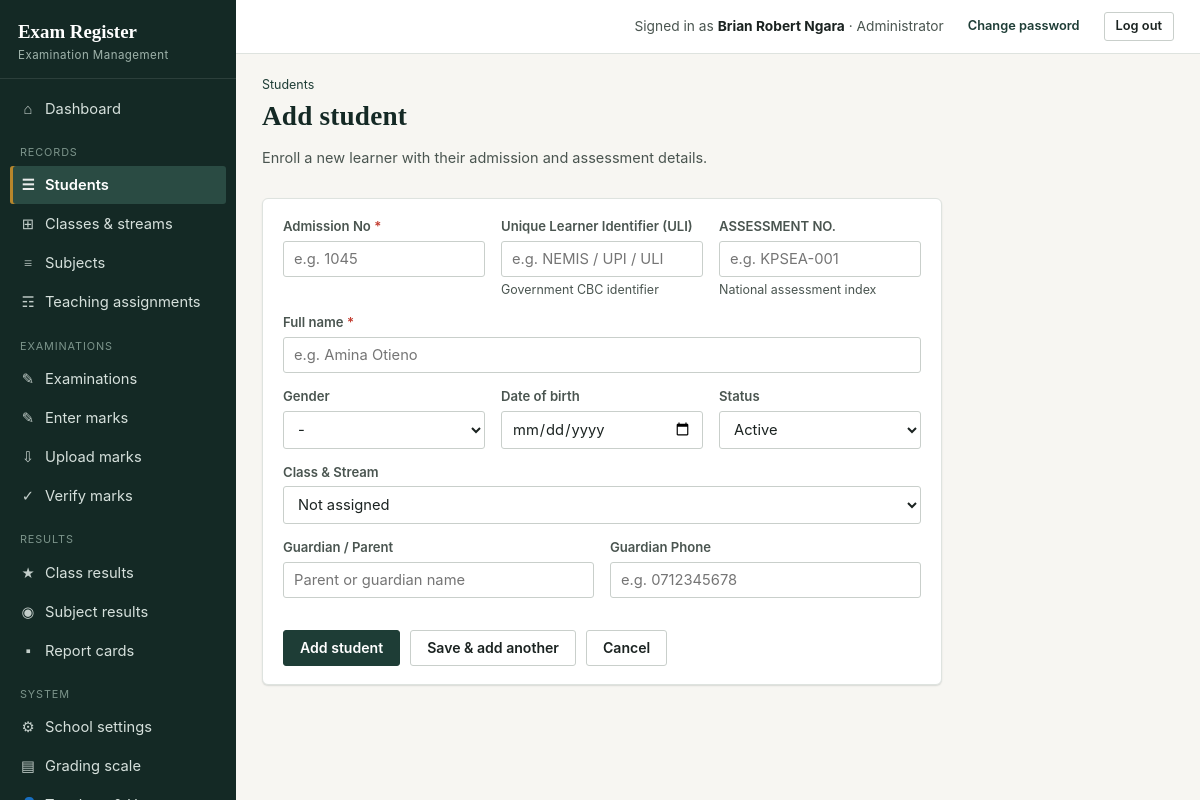
Page /students/new (signed in) on the committed database.
### tables this page shows
CREATE TABLE settings(key TEXT PRIMARY KEY, value TEXT NOT NULL DEFAULT '');

CREATE TABLE users(
    id INTEGER PRIMARY KEY AUTOINCREMENT,
    username TEXT NOT NULL UNIQUE COLLATE NOCASE,
    full_name TEXT NOT NULL,
    initials TEXT NOT NULL DEFAULT '',
    password_hash TEXT NOT NULL,
    role TEXT NOT NULL DEFAULT 'teacher',
    phone TEXT NOT NULL DEFAULT '',
    active INTEGER NOT NULL DEFAULT 1,
    must_change_password INTEGER NOT NULL DEFAULT 0,
    created_at TEXT NOT NULL DEFAULT CURRENT_TIMESTAMP
, tsc_no TEXT NOT NULL DEFAULT '');

### routes/academic.py (the view, shortened to what this page needs)
@bp.route("/students/new", methods=["GET", "POST"])
@bp.route("/students/<int:sid>/edit", methods=["GET", "POST"])
@perm_required("students.manage")
def student_form(sid=None):
    st = q1("SELECT * FROM students WHERE id=?", (sid,)) if sid else None
    if sid and not st:
        abort(404)
    default = st or {"status": "active", "class_id": request.args.get("class_id", type=int)}
    return render_template("student_form.html", st=default, sid=sid, classes=class_options())

### core.py (called while the page is built, shortened)
def connect():
    con = sqlite3.connect(DB_PATH, timeout=20)
    con.row_factory = sqlite3.Row
    con.execute("PRAGMA foreign_keys = ON")
    return con

def db():
    if "db" not in g:
        g.db = connect()
    return g.db

def q(sql, args=()):
    return db().execute(sql, args).fetchall()

def q1(sql, args=()):
    return db().execute(sql, args).fetchone()

def settings():
    if "settings" not in g:
        d = dict(DEFAULT_SETTINGS)
        for r in q("SELECT key,value FROM settings"):
            d[r["key"]] = r["value"]
        g.settings = d
    return g.settings

def csrf_token():
    if "csrf" not in session:
        session["csrf"] = secrets.token_hex(16)
    return session["csrf"]

def load_user():
    g.user = None
    uid = session.get("uid")
    if uid:
        u = q1("SELECT * FROM users WHERE id=? AND active=1", (uid,))
        if u:
            g.user = u
        else:
            session.pop("uid", None)

def has_perm(perm):
    u = g.get("user")
    if not u:
        return False
    if u["role"] == "admin":
        return True
    if "perms" not in g:
        g.perms = {r["perm"] for r in q(
            "SELECT perm FROM role_permissions WHERE role=?", (u["role"],))}
    return perm in g.perms

def is_admin():
    u = g.get("user")
    return bool(u and u["role"] == "admin")

def perm_required(*perms):
    def deco(f):
        @functools.wraps(f)
        def wrapper(*a, **k):
            if not g.user:
                return redirect(url_for("auth.login", next=request.full_path.rstrip("?")))
            if not any(has_perm(p) for p in perms):
                abort(403)
            return f(*a, **k)
        return wrapper
    return deco

def auto_backup_if_due():
    today = datetime.date.today().isoformat()
    if _last_auto_check["day"] == today:
        return

### routes/academic.py (called while the page is built)
def class_options():
    return q(f"SELECT c.id, {CLASS_LABEL} AS label FROM classes c ORDER BY c.name, c.stream")

### templates/student_form.html (shortened to what this page needs)
{% extends "base.html" %}
{% block content %}
<div class="page-head">
  <div>
    <div class="eyebrow"><a href="{{ url_for('academic.students') }}">Students</a></div>
    <h1>{{ 'Edit student' if sid else 'Add student' }}</h1>
    <p class="lede">{{ 'Update student profile details and government identifiers.' if sid else 'Enroll a new learner with their admission and assessment details.' }}</p>
  </div>
</div>
<div class="card" style="max-width:680px;">
  <form method="post">
    <div class="grid cols-3">
      <div class="field">
        <label>Admission No <span style="color:var(--red);">*</span></label>
        <input type="text" name="adm_no" value="{{ st.adm_no or '' }}" required placeholder="e.g. 1045">
      </div>
      <div class="field">
        <label>Unique Learner Identifier (ULI)</label>
        <input type="text" name="uli" value="{{ st.uli or '' }}" placeholder="e.g. NEMIS / UPI / ULI">
        <div class="hint">Government CBC identifier</div>
      </div>
      <div class="field">
        <label>ASSESSMENT NO.</label>
        <input type="text" name="assessment_no" value="{{ st.assessment_no or '' }}" placeholder="e.g. KPSEA-001">
        <div class="hint">National assessment index</div>
      </div>
    </div>
    <div class="field">
      <label>Full name <span style="color:var(--red);">*</span></label>
      <input type="text" name="full_name" value="{{ st.full_name or '' }}" required placeholder="e.g. Amina Otieno">
    </div>
    <div class="grid cols-3">
      <div class="field">
        <label>Gender</label>
        <select name="gender">
          <option value="">-</option>
        </select>
      </div>
      <div class="field">
        <label>Date of birth</label>
        <input type="date" name="dob" value="{{ st.dob or '' }}">
      </div>
      <div class="field">
        <label>Status</label>
        <select name="status">
          <option value="active" {{ 'selected' if st.status=='active' or not st.status }}>Active</option>
        </select>
      </div>
    </div>
    <div class="field">
      <label>Class &amp; Stream</label>
      <select name="class_id">
        <option value="">Not assigned</option>
      </select>
    </div>
    <div class="grid cols-2">
      <div class="field">
        <label>Guardian / Parent</label>
        <input type="text" name="guardian" value="{{ st.guardian or '' }}" placeholder="Parent or guardian name">
      </div>
      <div class="field">
        <label>Guardian Phone</label>
        <input type="tel" name="phone" value="{{ st.phone or '' }}" placeholder="e.g. 0712345678">
      </div>
    </div>
    <div class="form-actions">
      <button class="btn btn-primary">{{ 'Save changes' if sid else 'Add student' }}</button>
      {% if not sid %}<button class="btn" name="add_another" value="1">Save &amp; add another</button>{% endif %}
      <a href="{{ url_for('academic.students') }}" class="btn">Cancel</a>
    </div>
  </form>
</div>
{% endblock %}

### templates/base.html (shortened to what this page needs)
<!doctype html>
<html lang="en">
<head>
<link rel="stylesheet" href="{{ url_for('static', filename='style.css') }}">
</head>
<body>
{% if user %}
<div class="shell">
  <aside class="sidebar" id="sidebar">
    <div class="brand">
      <div class="mark">{{ school.school_name if school and school.school_name != 'Your School Name' else 'Exam Register' }}</div>
      <div class="sub">Examination Management</div>
    </div>
    <nav class="nav">
      <a href="{{ url_for('system.dashboard') }}" class="{{ 'active' if request.endpoint=='system.dashboard' }}"><span class="ic">&#8962;</span> Dashboard</a>
      <div class="group-label">Records</div>
      {% if has_perm('students.view') or has_perm('students.manage') %}
      <a href="{{ url_for('academic.students') }}" class="{{ 'active' if request.endpoint and request.endpoint.startswith('academic.student') }}"><span class="ic">&#9776;</span> Students</a>
      {% endif %}
      {% if has_perm('classes.manage') %}
      <a href="{{ url_for('academic.classes') }}" class="{{ 'active' if request.endpoint=='academic.classes' }}"><span class="ic">&#8862;</span> Classes &amp; streams</a>
      {% endif %}
      {% if has_perm('subjects.manage') %}
      <a href="{{ url_for('academic.subjects') }}" class="{{ 'active' if request.endpoint=='academic.subjects' }}"><span class="ic">&#8801;</span> Subjects</a>
      <a href="{{ url_for('academic.teaching') }}" class="{{ 'active' if request.endpoint=='academic.teaching' }}"><span class="ic">&#9782;</span> Teaching assignments</a>
      {% endif %}
      <div class="group-label">Examinations</div>
      <a href="{{ url_for('exams.exams') }}" class="{{ 'active' if request.endpoint and request.endpoint.startswith('exams.exam') }}"><span class="ic">&#9998;</span> Examinations</a>
      <a href="{{ url_for('exams.marks_home') }}" class="{{ 'active' if request.endpoint in ['exams.marks_home','exams.marks_entry'] }}"><span class="ic">&#9998;</span> Enter marks</a>
      <a href="{{ url_for('exams.marks_import') }}" class="{{ 'active' if request.endpoint and request.endpoint.startswith('exams.marks_import') }}"><span class="ic">&#8681;</span> Upload marks</a>
      {% if has_perm('marks.verify') %}
      <a href="{{ url_for('exams.verify_home') }}" class="{{ 'active' if request.endpoint=='exams.verify_home' }}"><span class="ic">&#10003;</span> Verify marks</a>
      {% endif %}
      <div class="group-label">Results</div>
      <a href="{{ url_for('results.class_results') }}" class="{{ 'active' if request.endpoint=='results.class_results' }}"><span class="ic">&#9733;</span> Class results</a>
      <a href="{{ url_for('results.subject_results') }}" class="{{ 'active' if request.endpoint=='results.subject_results' }}"><span class="ic">&#9673;</span> Subject results</a>
      <a href="{{ url_for('results.reports_home') }}" class="{{ 'active' if request.endpoint and request.endpoint.startswith('results.report') }}"><span class="ic">&#9642;</span> Report cards</a>
      {% if is_admin() or has_perm('backup.create') or has_perm('audit.view') %}
      <div class="group-label">System</div>
      {% if is_admin() %}
      <a href="{{ url_for('system.school_settings') }}" class="{{ 'active' if request.endpoint=='system.school_settings' }}"><span class="ic">&#9881;</span> School settings</a>
      <a href="{{ url_for('system.grading') }}" class="{{ 'active' if request.endpoint=='system.grading' }}"><span class="ic">&#9636;</span> Grading scale</a>
      <a href="{{ url_for('auth.users') }}" class="{{ 'active' if request.endpoint and request.endpoint.startswith('auth.user') }}"><span class="ic">&#128100;</span> Teachers &amp; Users</a>
      {% endif %}
      {% endif %}
    </nav>
  </aside>
  <div class="main">
    <div class="topbar">
      <div class="flex items-center gap-12">
        <span class="who">Signed in as <b>{{ user.full_name }}</b> &middot; {{ ROLES.get(user.role, user.role) }}</span>
        <a href="{{ url_for('auth.password') }}" class="btn btn-sm btn-ghost">Change password</a>
        <form method="post" action="{{ url_for('auth.logout') }}" style="margin:0;">
          <button class="btn btn-sm">Log out</button>
        </form>
      </div>
    </div>
    <div class="content{% block wide %}{% endblock %}">
      {% block content %}{% endblock %}
    </div>
  </div>
</div>
{% else %}
  {% include "_flash.html" %}
  {% block guest_content %}{% endblock %}
{% endif %}
</body>
</html>

### static/style.css (style rules this page uses)
:root { --ink:#1B2321; --ink-soft:#4A5550; --paper:#F7F6F2; --paper-raised:#FFFFFF; --green:#1E3D36; --green-deep:#142925; --green-tint:#E9EFEC; --sage:#C9CFCB; --sage-line:#DEE3DF; --gold:#B8862B; --gold-tint:#FBF3E1; --red:#C23B2E; --red-tint:#FBEAE7; --ok:#2E6B4F; --ok-tint:#E7F1EA; --serif: Georgia, "Times New Roman", "Nimbus Roman No9 L", serif; --sans: -apple-system, "Segoe UI", Roboto, Helvetica, Arial, sans-serif; --mono: "Consolas", "SFMono-Regular", Menlo, monospace; --radius: 3px; --shadow: 0 1px 2px rgba(20,41,37,0.08), 0 1px 1px rgba(20,41,37,0.06); }
* { box-sizing:border-box; }
html { scroll-padding-top:16px; }
body { margin:0; font-family:var(--sans); color:var(--ink); background:var(--paper); font-size:14.5px; line-height:1.5; -webkit-font-smoothing:antialiased; }
h1,h2,h3,h4 { font-family:var(--serif); font-weight:700; color:var(--green-deep); margin:0 0 .35em; }
h1 { font-size:1.7rem; letter-spacing:.2px; }
p { margin:0 0 .8em; }
a { color:var(--green); text-decoration:none; }
.shell { display:flex; min-height:100vh; }
.sidebar { width:236px; flex:0 0 236px; background:var(--green-deep); color:#E7ECE9; display:flex; flex-direction:column; position:sticky; top:0; height:100vh; overflow-y:auto; }
.brand { padding:20px 18px 14px; border-bottom:1px solid rgba(255,255,255,.1); }
.brand .mark { font-family:var(--serif); font-weight:700; font-size:1.18rem; color:#fff; line-height:1.25; }
.brand .sub { font-size:.72rem; letter-spacing:.04em; color:#9FB3AB; margin-top:3px; }
.nav { padding:10px 10px 18px; flex:1; }
.nav .group-label { font-size:.68rem; text-transform:uppercase; letter-spacing:.08em; color:#7C948B; margin:16px 10px 6px; }
.nav a { display:flex; align-items:center; gap:9px; color:#D6E0DC; padding:8px 10px; border-radius:var(--radius); font-size:.92rem; margin:1px 0; }
.nav a.active { background:#2A4B43; color:#fff; font-weight:600; box-shadow:inset 3px 0 0 var(--gold); }
.nav .ic { width:16px; text-align:center; opacity:.9; font-family:var(--serif); }
.main { flex:1; min-width:0; display:flex; flex-direction:column; }
.topbar { display:flex; align-items:center; justify-content:space-between; gap:16px; padding:12px 26px; background:var(--paper-raised); border-bottom:1px solid var(--sage-line); position:sticky; top:0; z-index:5; }
.topbar .who { font-size:.86rem; color:var(--ink-soft); }
.topbar .who b { color:var(--ink); }
.content { padding:22px 26px 50px; max-width:1180px; width:100%; }
.card { background:var(--paper-raised); border:1px solid var(--sage-line); border-radius:6px; padding:18px 20px; box-shadow:var(--shadow); }
.grid { display:grid; gap:16px; }
.grid.cols-2 { grid-template-columns:1fr 1fr; }
.grid.cols-3 { grid-template-columns:repeat(3,1fr); }
label { display:block; font-size:.82rem; font-weight:600; color:var(--ink-soft); margin-bottom:4px; }
.field { margin-bottom:14px; }
.field .hint { font-size:.78rem; color:var(--ink-soft); margin-top:4px; }
input[type=text],input[type=password],input[type=number],input[type=date],input[type=search], input[type=email],input[type=tel],input[type=file],select,textarea { width:100%; padding:8px 10px; border:1px solid var(--sage); border-radius:var(--radius); font-family:var(--sans); font-size:.92rem; background:#fff; color:var(--ink); transition: border-color .15s ease, box-shadow .15s ease; }
.form-actions { display:flex; gap:10px; margin-top:18px; align-items:center; }
.btn { display:inline-flex; align-items:center; gap:6px; padding:8px 16px; border-radius:var(--radius); border:1px solid var(--sage); background:#fff; color:var(--ink); font-size:.88rem; font-weight:600; cursor:pointer; line-height:1.3; font-family:var(--sans); transition: background .12s ease, border-color .12s ease, box-shadow .12s ease; }
.btn-primary { background:var(--green); border-color:var(--green); color:#fff; }
.btn-sm { padding:5px 11px; font-size:.8rem; }
.btn-ghost { background:transparent; border-color:transparent; color:var(--green); }
.page-head { display:flex; align-items:flex-start; justify-content:space-between; gap:16px; margin-bottom:18px; flex-wrap:wrap; }
.page-head .eyebrow { font-size:.78rem; color:var(--ink-soft); margin-bottom:2px; }
.page-head p.lede { color:var(--ink-soft); margin-top:4px; max-width:62ch; }
.flex { display:flex; }
.gap-12 { gap:12px; }
.items-center { align-items:center; }

### rows in the picture
settings: value "Exam Register"
users: full_name "Brian Robert Ngara", get "Administrator"

### other values in the picture
{{ 'Edit student' if sid else 'Add student' }} "Add student"
{{ 'Save changes' if sid else 'Add student' }} "Add student"
